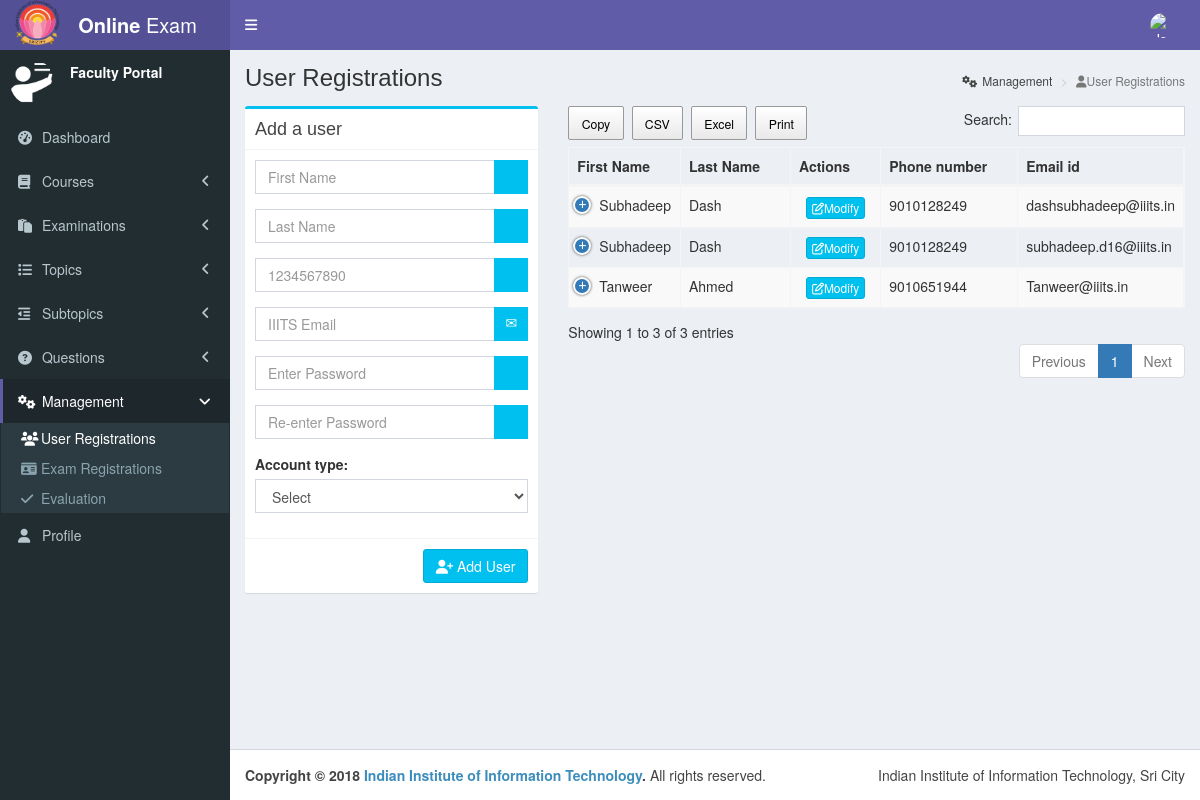
Screenshot of /faculty_user_registrations/ (signed in) with the database file from the repository.
### online_exam/models.py (models this page shows, shortened)
class user(models.Model):
    first_name = models.CharField(default = "", max_length = 100)
    last_name = models.CharField(default = "", max_length = 100)
    phone = models.CharField(default = "", max_length =15)
    email = models.CharField(default = "", max_length =100)
    password = models.CharField(default = "", max_length=100)
    account_type = models.IntegerField(default = 1)
    status = models.IntegerField(default = 1)
    created = models.DateTimeField(default = timezone.now)
    modified = models.DateTimeField(default = timezone.now)

### online_exam/views.py (the view)
# urls.py: url(r'^faculty_user_registrations/$', views.faculty_user_registrations, name='faculty_user_registrations'),
@csrf_exempt
def faculty_user_registrations(request):
    if(request.session.get('id', False) != False and request.session.get('account_type', False) == 0):
        if request.method=="POST":
            temp = user()
            temp.first_name = request.POST['first_name']
            temp.last_name = request.POST['last_name']
            temp.phone = request.POST['phone']
            temp.email = request.POST['email']
            temp.password = make_password(request.POST['password'])
            temp.account_type = request.POST['account_type']
            print(temp)
            if(user.objects.filter(email = temp.email).count() == 0):
                temp.save()
                message = "User was successfully added!!"
                return render(request ,'online_exam/faculty_user_registrations.html',{"message":message, "data":user.objects.all()})
            else:
                wrong_message = "Sorry, user already exists!!"
                return render(request,'online_exam/faculty_user_registrations.html',{"wrong_message":wrong_message, "data":user.objects.all()})
        else:
            return render(request,'online_exam/faculty_user_registrations.html', {"data":user.objects.all()})
    else:
        return redirect("../login")

### online_exam/templates/online_exam/faculty_user_registrations.html (shortened to what this page needs)
<!DOCTYPE html>
{% load static %}
<html>
<head>
  <link rel="stylesheet" href="{% static "bower_components/bootstrap/dist/css/bootstrap.min.css" %}">
  <link rel="stylesheet" href="{% static "bower_components/font-awesome/css/font-awesome.min.css" %}">
  <link rel="stylesheet" href="{% static "bower_components/Ionicons/css/ionicons.min.css" %}">
  <link rel="stylesheet" href="{% static "dist/css/AdminLTE.min.css" %}">
  <link rel="stylesheet" href="{% static "dataTables.bootstrap.min.css" %}">
  <link rel="stylesheet" href="{% static "buttons.dataTables.min.css" %}">
  <link rel="stylesheet" href="{% static "responsive.bootstrap.min.css" %}">
  <link rel="stylesheet" href="{% static "dist/css/skins/skin-purple.min.css" %}">
  <link rel="stylesheet"
        href="{% static "font-awesome.css" %}">
</head>
<body class="hold-transition skin-purple sidebar-mini">
<div class="wrapper">
  <header class="main-header">
    <a href="http://www.iiits.ac.in" class="logo">
      <span class="logo-lg"><b><img src="{% static "logo.png" %}" alt="My image" style="float:left;width:45px;height:45px;"> Online</b> Exam</span>
    </a>
     <nav class="navbar navbar-static-top" role="navigation">
      <a href="#" class="sidebar-toggle" data-toggle="push-menu" role="button">
      </a>
      <div class="navbar-custom-menu">
        <ul class="nav navbar-nav">
          <li class="dropdown user user-menu">
            <a href="#" class="dropdown-toggle" data-toggle="dropdown">
              <img src="{% static "image.jpeg" %}" class="user-image" alt="User Image">
            </a>
          </li>
        </ul>
      </div>
    </nav>
  </header>
  <aside class="main-sidebar">
    <section class="sidebar">
      <div class="user-panel">
        <div class="pull-left image">
          <img src="{% static "teacher-icon.png" %}" class="img-circle" alt="User Image">
        </div>
        <div class="pull-left info">
          <p>Faculty Portal</p>
        </div>
      </div>
      <ul class="sidebar-menu" data-widget="tree">
        <li><a href="../faculty_dashboard"><i class="fa fa-dashboard"></i> <span>Dashboard</span></a></li>
        <li class="treeview">
          <a href="#"><i class="fa fa-book"></i> <span>Courses</span>
            <span class="pull-right-container">
                <i class="fa fa-angle-left pull-right"></i>
              </span>
          </a>
        </li>
        <li class="treeview">
          <a href="#"><i class="fa fa-clipboard"></i> <span>Examinations</span>
            <span class="pull-right-container">
                <i class="fa fa-angle-left pull-right"></i>
              </span>
          </a>
        </li>
        <li class="treeview">
          <a href="#"><i class="fa fa-list"></i> <span>Topics</span>
            <span class="pull-right-container">
                <i class="fa fa-angle-left pull-right"></i>
              </span>
          </a>
        </li>
        <li class="treeview">
          <a href="#"><i class="fa fa-outdent"></i> <span>Subtopics</span>
            <span class="pull-right-container">
                <i class="fa fa-angle-left pull-right"></i>
              </span>
          </a>
        </li>
        <li class="treeview">
          <a href="#"><i class="fa fa-question-circle"></i> <span>Questions</span>
            <span class="pull-right-container">
                <i class="fa fa-angle-left pull-right"></i>
              </span>
          </a>
        </li>
        <li class="treeview active">
          <a href="#"><i class="fa fa-gears"></i> <span>Management</span>
            <span class="pull-right-container">
                <i class="fa fa-angle-left pull-right"></i>
              </span>
          </a>
          <ul class="treeview-menu menu-open">
            <li class="active"><a href="../faculty_user_registrations"><i class="fa fa-users"></i>User Registrations</a></li>
            <li><a href="../faculty_exam_registrations"><i class="fa fa-drivers-license"></i>Exam Registrations</a></li>
            <li><a href="../faculty_evaluate"><i class="fa fa-check"></i>Evaluation</a></li>
          </ul>
        </li>
        <li><a href="../faculty_profile"><i class="fa fa-user"></i> <span>Profile</span></a></li>
      </ul>
    </section>
  </aside>
  <div class="content-wrapper">
    <section class="content-header">
      <h1>
        User Registrations
      </h1>
      <ol class="breadcrumb">
        <li><a href="#"><i class="fa fa-gears"></i>Management</a></li>
        <li class="active"><i class="fa fa-user"></i>User Registrations</li>
      </ol>
    </section>
        <section class="content container-fluid">
        <div class="row">
          <div class="col-lg-4">
                  <form action="{% url 'faculty_user_registrations' %}" method="POST">
                    <div class="box box-info">
                      <div class="box-header with-border">
                        <h3 class="box-title">Add a user</h3>
                      </div>
                      <div class="box-body">
                        <div class="form-group has-feedback">
                          <input type="text" name="first_name" class="form-control" placeholder="First Name" required="">
                        </div>
                        <div class="form-group has-feedback">
                          <input type="text" class="form-control" name="last_name" placeholder="Last Name" required="">
                        </div>
                        <div class="form-group has-feedback">
                          <input class="form-control" name="phone" pattern="^\d{10}$" placeholder="1234567890" required="" type="tel" oninvalid="setCustomValidity('Enter a 10-digit phone no.')" onchange="try{setCustomValidity('')}catch(e){}" required>
                        </div>
                        <div class="form-group has-feedback">
                          <input class="form-control" name="email" pattern="^.*@iiits\.in$" placeholder="IIITS Email" required="" type="email" oninvalid="setCustomValidity('Enter a valid IIITS email')" onchange="try{setCustomValidity('')}catch(e){}" required>
                        </div>
                        <div class="form-group has-feedback">
                          <input class="form-control" type="password" name="password" placeholder="Enter Password" id="password" onchange="validatePassword();" required>
                        </div>
                        <div class="form-group has-feedback">
                          <input class="form-control" type="password" placeholder="Re-enter Password" id="confirm_password" name="confirm_password" onkeyup="validatePassword();" required>
                        </div>
                        <div class="form-group">
                            <label>Account type:</label>
                            <select class="form-control" name="account_type" id="account_type" required="">
                              <option value="">Select</option>
                            </select>
                        </div>
                      </div>
                      <div class="box-footer with-border">
                        <button class="btn btn-info" type="submit" style="float:right;"><i class="fa fa-user-plus"></i>&nbsp;Add User</button>
                      </div>
                    </div></form>
              </div>
              <div class="col-lg-8">
            <table id="example" class="table table-striped table-bordered nowrap" style="width:100%">
                <thead>
                    <tr><th>First Name</th>
                    <th>Last Name</th>
                    <th>Actions</th>
                    <th>Phone number</th>
                    <th>Email id</th>
                    </tr>
                </thead>
                <tbody>
                                  {% for t in data %}
                                    <tr role="row" class="odd">
                                      <td tabindex="0">{{ t.first_name }}</td>
                                      <td>{{ t.last_name }}</td>
                                      <td align="center"><form action="{% url 'modify_user' %}" method="post"><input type="hidden" name="user_id" value="{{ t.id }}"><button class="btn btn-info btn-xs use-address" type="submit"><i class="fa fa-edit"></i>Modify</button></form></td>
                                      <td>{{ t.phone }}</td>
                                      <td>{{ t.email }}</td>
                                  {% endfor %}
                                  </tr>
                                  </tbody>
        </table>
        </div>
        </section>
</div>
 <footer class="main-footer">
    <div class="pull-right hidden-xs">
     Indian Institute of Information Technology, Sri City
    </div>
    <strong>Copyright &copy; 2018 <a href="http://www.iiits.ac.in">Indian Institute of Information Technology</a>.</strong> All rights reserved.
  </footer>
</div>
</body>
</html>

### rows the page displays
user: first_name "Subhadeep", last_name "Dash", phone "9010128249", email "dashsubhadeep@iiits.in"
user: first_name "Subhadeep", last_name "Dash", phone "9010128249", email "subhadeep.d16@iiits.in"
user: first_name "Tanweer", last_name "Ahmed", phone "9010651944", email "Tanweer@iiits.in"
